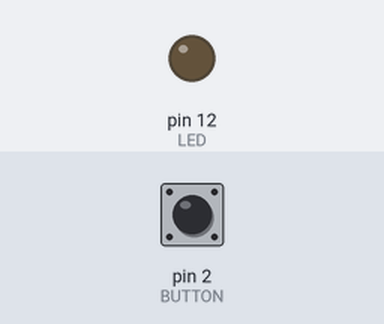
This sketch was run on a simulated Arduino Uno, built with avr-gcc and run on an emulated ATmega328P. Parts: output pins drawn as LEDs (lit = HIGH). Dashed ring = blinking. Inputs (shaded band) come from the test bench; at power-on: pin 2 (BUTTON) HIGH.

Above: at 1.2 s.
1.3 s: pin 2 (BUTTON) pulsed LOW 5 times (0.12 s each, 0.3 s apart)
At 1.75 s:
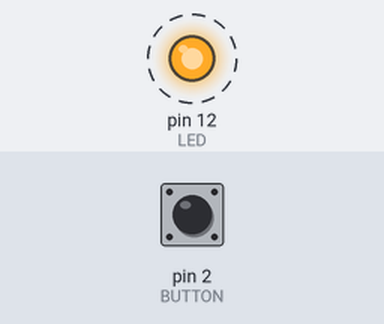
4.3 s: pin 2 (BUTTON) pulled LOW for 0.15 s
At 5.3 s:
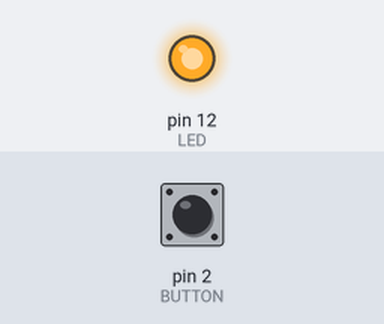
5.9 s: pin 2 (BUTTON) pulled LOW for 1 s
At 6.5 s:
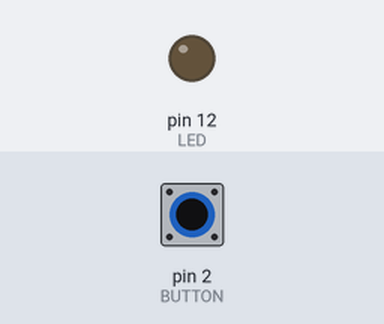
Timing chart, 0 to 8.9 s (numbered marks = the images above; inputs shaded):
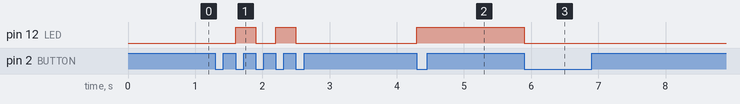

The sketch:

challange121.ino
```cpp
enum STATUS {OFF = 0, ON};

int const LED = 12;
int const BUTTON = 2;
volatile STATUS _status;

void setup() {
  // 시리얼설정
  Serial.begin(9600);

  // 핀모드 설정
  pinMode(LED, OUTPUT);
  // LED 초기화
  digitalWrite(LED, LOW);
  // 인터럽트, 풀업저항으로 사용
  pinMode(BUTTON, INPUT_PULLUP);
  attachInterrupt(digitalPinToInterrupt(BUTTON), controlLED, FALLING);
}

void loop() {
}

void controlLED(){
  // 모드에 따른 제어
  if (_status == ON)
    digitalWrite(LED, HIGH);
  else if (_status == OFF)
    digitalWrite(LED, LOW);

  _status = (_status >= 1) ? 0 : _status + 1;
}
```

Measured:
- after the input at 1.3 s, pin 12 (LED): alternates HIGH for 0.30 s and LOW for 0.30 s, 4 changes in all, then stays LOW, starting after 0.30 s
- after the input at 4.3 s, pin 12 (LED): LOW → HIGH at once
- after the input at 5.9 s, pin 12 (LED): HIGH → LOW at once
